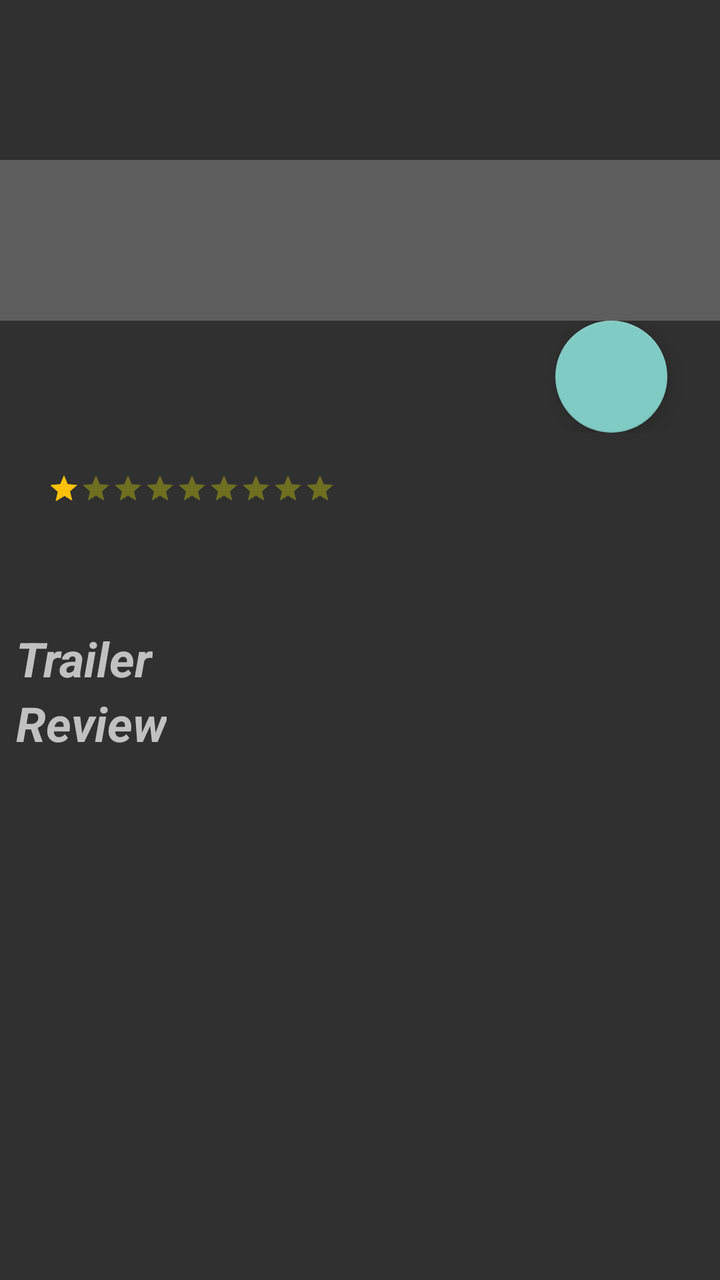
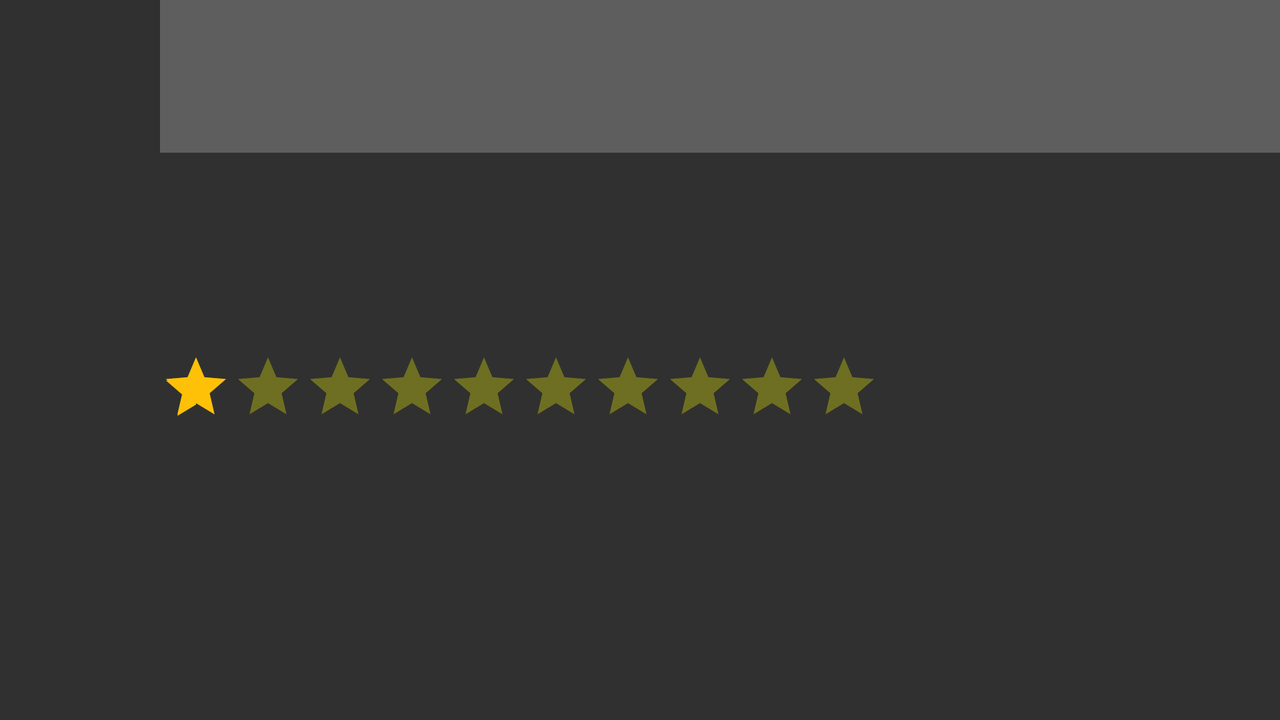

An Android layout and its configuration variant, each rendered on a device that would load it. The default file and the variant file are quoted in full after the pictures.
<!-- AndroidManifest.xml: application theme Theme.AppCompat -->
<!-- res/layout/activity_movie_details.xml -->
<?xml version="1.0" encoding="utf-8"?>
<layout xmlns:android="http://schemas.android.com/apk/res/android"
    xmlns:tools="http://schemas.android.com/tools">

    <ScrollView
        android:layout_width="match_parent"
        android:layout_height="match_parent"
        android:orientation="vertical"
        tools:context="com.example.raphaelkawabata.popularmovies.MovieDetailsActivity">

        <LinearLayout
            android:layout_width="match_parent"
            android:layout_height="match_parent"
            android:orientation="vertical">

            <ProgressBar
                android:id="@+id/pg_movie_detail"
                android:layout_width="80dp"
                android:layout_height="80dp"
                android:foregroundGravity="center" />

            <FrameLayout
                android:id="@+id/framelayout_poster_title"
                android:layout_width="match_parent"
                android:layout_height="match_parent">

                <ImageView
                    android:id="@+id/iv_movie_detail_poster"
                    android:layout_width="match_parent"
                    android:layout_height="wrap_content"
                    android:layout_gravity="center" />

                <TextView
                    android:id="@+id/tv_md_title"
                    android:layout_width="match_parent"
                    android:layout_height="wrap_content"
                    android:layout_gravity="bottom|left"
                    android:background="@color/detailTitleColor"
                    android:padding="16dp"
                    android:shadowColor="@color/colorTextShadow"
                    android:shadowDx="1"
                    android:shadowDy="1"
                    android:shadowRadius="2"
                    android:textColor="@color/whiteColor"
                    android:textSize="36sp" />

            </FrameLayout>

            <LinearLayout
                android:layout_width="match_parent"
                android:layout_height="wrap_content"
                android:orientation="horizontal">

                <TextView
                    android:id="@+id/tv_release_date"
                    android:layout_width="wrap_content"
                    android:layout_height="wrap_content"
                    android:layout_weight="10"
                    android:padding="8dp"
                    android:textSize="20sp" />

                <android.support.design.widget.FloatingActionButton
                    android:id="@+id/fab_favorite"
                    android:layout_width="wrap_content"
                    android:layout_height="wrap_content"
                    android:layout_gravity="right|end|bottom"
                    android:layout_weight="1"
                    android:paddingTop="8dp"
                    android:src="@mipmap/ic_favorite_white_24dp" />

            </LinearLayout>

            <LinearLayout
                android:layout_width="match_parent"
                android:layout_height="wrap_content"
                android:orientation="horizontal">

                <TextView
                    android:id="@+id/tv_rating"
                    android:layout_width="wrap_content"
                    android:layout_height="wrap_content"
                    android:padding="8dp"
                    android:textSize="30sp" />

                <RatingBar
                    android:id="@+id/rating_bar"
                    style="?android:attr/ratingBarStyleSmall"
                    android:layout_width="wrap_content"
                    android:layout_height="wrap_content"
                    android:layout_gravity="center"
                    android:isIndicator="true"
                    android:max="10"
                    android:numStars="10"
                    android:padding="8dp"
                    android:rating="1"
                    android:stepSize="0.1"
                    android:theme="@style/RatingBar" />

            </LinearLayout>

            <TextView
                android:id="@+id/tv_md_overview"
                android:layout_width="match_parent"
                android:layout_height="wrap_content"
                android:padding="8dp"
                android:textSize="18sp" />

            <TextView
                android:layout_width="wrap_content"
                android:layout_height="wrap_content"
                android:paddingLeft="8dp"
                android:text="@string/trailer_list"
                android:textSize="24sp"
                android:textStyle="bold|italic" />

            <android.support.v7.widget.RecyclerView
                android:id="@+id/rv_trailer_list"
                android:layout_width="wrap_content"
                android:layout_height="wrap_content"
                tools:itemlist="@layout/trailer_list" />

            <TextView
                android:layout_width="wrap_content"
                android:layout_height="wrap_content"
                android:paddingLeft="8dp"
                android:text="@string/review_list"
                android:textSize="24sp"
                android:textStyle="bold|italic" />

            <android.support.v7.widget.RecyclerView
                android:id="@+id/rv_review_list"
                android:layout_width="wrap_content"
                android:layout_height="wrap_content"
                tools:itemlist="@layout/review_list" />

        </LinearLayout>

    </ScrollView>

</layout>
<!-- res/layout/trailer_list.xml (included above) -->
<?xml version="1.0" encoding="utf-8"?>
<LinearLayout xmlns:android="http://schemas.android.com/apk/res/android"
    android:id="@+id/linear_trailer_list"
    android:layout_width="wrap_content"
    android:layout_height="wrap_content"
    android:backgroundTint="@color/colorPrimary"
    android:clickable="true"
    android:focusable="true"
    android:orientation="horizontal"
    android:padding="8dp">

    <ImageView
        android:layout_width="wrap_content"
        android:layout_height="wrap_content"
        android:src="@mipmap/ic_local_movies_white_24dp" />

    <TextView
        android:id="@+id/tv_trailer_content"
        android:layout_width="wrap_content"
        android:layout_height="wrap_content"
        android:paddingLeft="8dp"
        android:textSize="16sp" />

</LinearLayout>
<!-- res/layout/review_list.xml (included above) -->
<?xml version="1.0" encoding="utf-8"?>
<LinearLayout xmlns:android="http://schemas.android.com/apk/res/android"
    android:layout_width="wrap_content"
    android:layout_height="wrap_content"
    android:backgroundTint="@color/colorPrimary"
    android:divider="@drawable/divider"
    android:dividerPadding="12dp"
    android:orientation="vertical"
    android:padding="8dp"
    android:showDividers="beginning">

    <TextView
        android:id="@+id/tv_review_author"
        android:layout_width="wrap_content"
        android:layout_height="wrap_content"
        android:padding="8dp"
        android:textSize="18sp"
        android:textStyle="bold" />

    <TextView
        android:id="@+id/tv_review_content"
        android:layout_width="wrap_content"
        android:layout_height="wrap_content"
        android:padding="8dp"
        android:textSize="16sp" />

</LinearLayout>
<!-- resources referenced by this layout -->
<resources>
  <color name="colorPrimary">#9E9E9E</color>
  <color name="colorTextShadow">#000000</color>
  <color name="detailTitleColor">#8888</color>
  <color name="whiteColor">#FFFFFF</color>
  <!-- drawable divider (drawable) -->
  <?xml version="1.0" encoding="utf-8"?>
  <shape xmlns:android="http://schemas.android.com/apk/res/android">
      <size android:width="1dip" />
      <size android:height="1dip" />
      <solid android:color="@color/whiteColor" />
  </shape>
  <string name="review_list">Review</string>
  <string name="trailer_list">Trailer</string>
  <style name="RatingBar" parent="Widget.AppCompat.RatingBar.Indicator">
          <item name="colorControlNormal">#FFFF00</item>
          <item name="colorControlActivated">#FFC107</item>
      </style>
</resources>
<!-- res/layout-land/activity_movie_details.xml (the repository's variant of the layout above) -->
<!-- drawn on the phone turned sideways -->
<?xml version="1.0" encoding="utf-8"?>
<LinearLayout xmlns:android="http://schemas.android.com/apk/res/android"
    xmlns:app="http://schemas.android.com/apk/res-auto"

    xmlns:tools="http://schemas.android.com/tools"
    android:layout_width="match_parent"
    android:layout_height="match_parent"
    android:orientation="horizontal"
    tools:context="com.example.raphaelkawabata.popularmovies.MovieDetailsActivity">

    <ProgressBar
        android:id="@+id/pg_movie_detail"
        android:layout_width="80dp"
        android:layout_height="80dp"
        android:foregroundGravity="center" />

    <ImageView
        android:id="@+id/iv_movie_detail_poster"
        android:layout_width="wrap_content"
        android:layout_height="wrap_content"
        android:layout_gravity="left"
        android:adjustViewBounds="true"
        android:fitsSystemWindows="true" />

    <ScrollView
        android:layout_width="match_parent"
        android:layout_height="wrap_content"
        android:layout_gravity="right"
        android:orientation="vertical">

        <LinearLayout
            android:layout_width="match_parent"
            android:layout_height="match_parent"
            android:orientation="vertical">

            <TextView
                android:id="@+id/tv_md_title"
                android:layout_width="match_parent"
                android:layout_height="wrap_content"
                android:layout_gravity="bottom|left"
                android:background="#8888"
                android:padding="14dp"
                android:shadowColor="#000000"
                android:shadowDx="1"
                android:shadowDy="1"
                android:shadowRadius="2"
                android:textColor="#FFFFFF"
                android:textSize="36sp" />

            <TextView
                android:id="@+id/tv_release_date"
                android:layout_width="match_parent"
                android:layout_height="wrap_content"
                android:padding="8dp"
                android:textSize="20sp" />

            <TextView
                android:id="@+id/tv_rating"
                android:layout_width="wrap_content"
                android:layout_height="wrap_content"
                android:padding="8dp"
                android:textSize="30sp" />


            <RatingBar
                android:id="@+id/rating_bar"
                style="?android:attr/ratingBarStyleIndicator"
                android:layout_width="wrap_content"
                android:layout_height="wrap_content"
                android:gravity="left"
                android:isIndicator="true"
                android:max="10"
                android:numStars="10"
                android:rating="1"
                android:stepSize="0.1"
                app:theme="@style/RatingBar" />

            <TextView
                android:id="@+id/tv_md_overview"
                android:layout_width="match_parent"
                android:layout_height="wrap_content"
                android:gravity="left"
                android:padding="8dp"
                android:textSize="18sp" />

        </LinearLayout>

    </ScrollView>


</LinearLayout>
<!-- resources referenced by the variant -->
<!-- as the phone turned sideways resolves them -->
<resources>
  <style name="RatingBar" parent="Widget.AppCompat.RatingBar.Indicator">
          <item name="colorControlNormal">#FFFF00</item>
          <item name="colorControlActivated">#FFC107</item>
      </style>
</resources>
